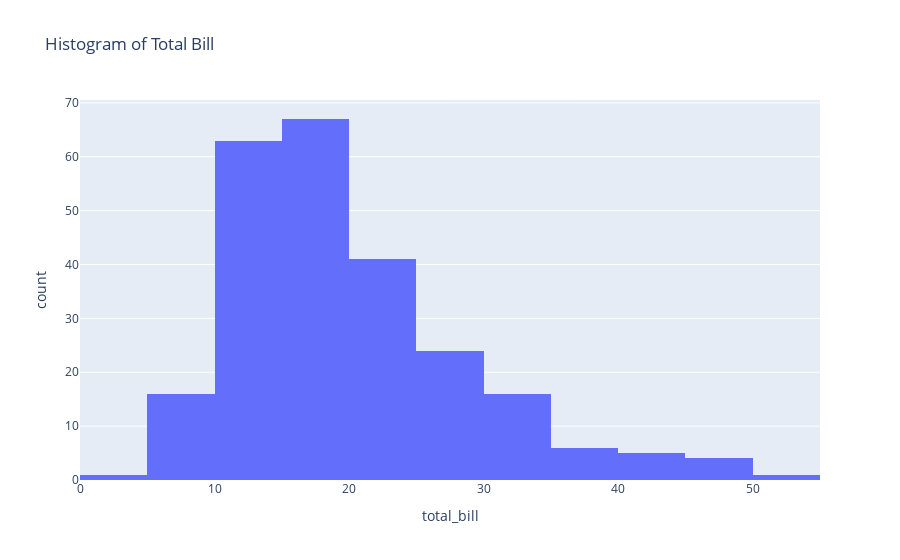

Write notebook code for a chart like this one.
### Markdown cell above
## Plotly Plot 6: Histogram

### Code cell
px.histogram(df, x='total_bill', nbins=20, title='Histogram of Total Bill')

### Figure 1 — Plotly figure (JSON) as saved in the notebook; plotly's stock layout.template omitted (floating-point values rounded to 4 significant figures; data arrays with more than 128 entries replaced by an {"elided": "..."} marker saying what was removed)
{"data": [{"bingroup": "x", "hovertemplate": "total_bill=%{x}<br>count=%{y}<extra></extra>", "legendgroup": "", "marker": {"color": "#636efa", "pattern": {"shape": ""}}, "name": "", "nbinsx": 20, "orientation": "v", "showlegend": false, "type": "histogram", "x": {"elided": "244 float values"}, "xaxis": "x", "yaxis": "y"}], "layout": {"barmode": "relative", "legend": {"tracegroupgap": 0}, "title": {"text": "Histogram of Total Bill"}, "xaxis": {"anchor": "y", "domain": [0, 1], "title": {"text": "total_bill"}}, "yaxis": {"anchor": "x", "domain": [0, 1], "title": {"text": "count"}}}}
